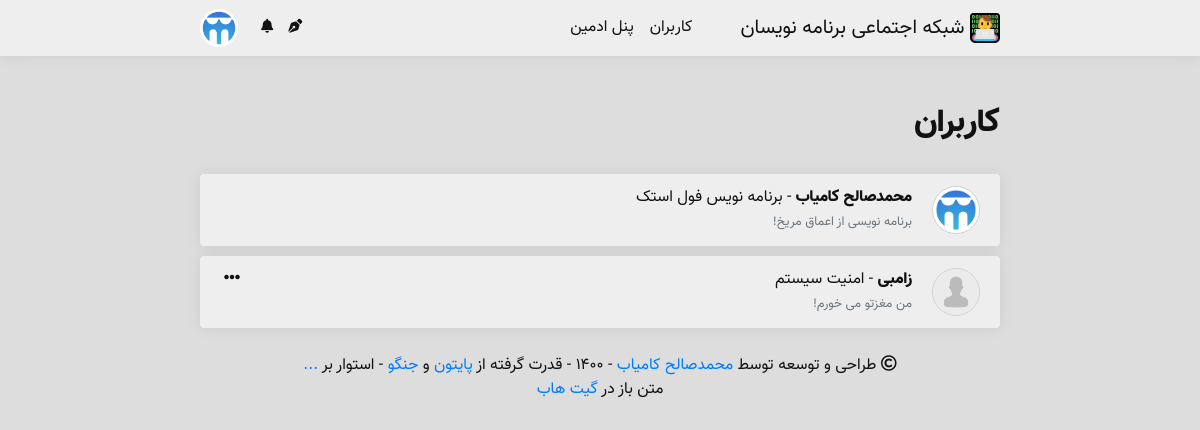
The app's page /user/all/?page=1/ (signed in), older data.
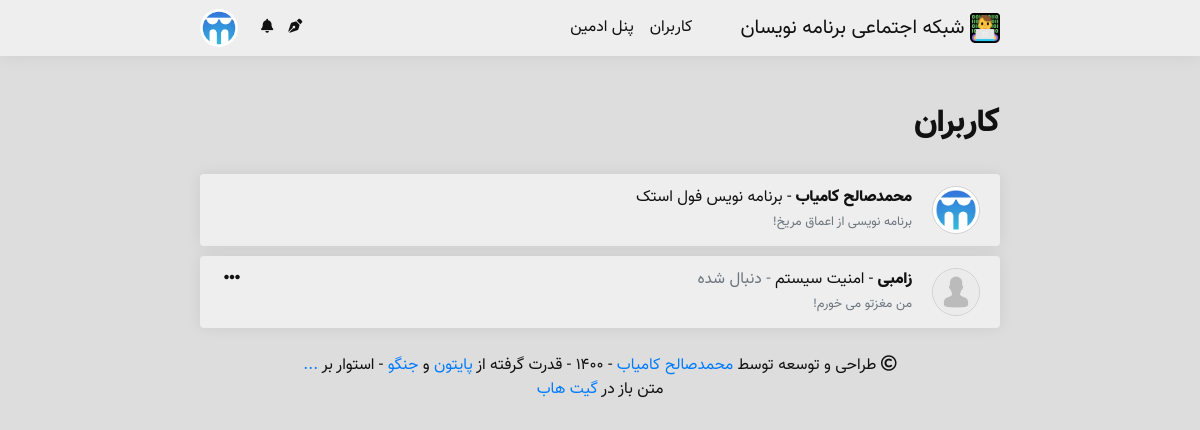
The same page, newer data.
### main/models.py (models this page shows, shortened)
class Person(models.Model):
    YEARS = []
    for year in range(1330, 1395):
        YEARS.append((str(year), str(year)),)
    YEARS = tuple(YEARS)
    username = models.CharField(max_length = 50, verbose_name = 'نام کاربری')
    avatar = models.ImageField(upload_to = 'avatars/', blank = True, verbose_name = 'آواتار')
    name = models.CharField(max_length = 50, verbose_name = 'نام')
    public_email = models.CharField(max_length = 100, null = True, blank = True, verbose_name = 'پست الکترونیک')
    mobile = models.CharField(max_length = 11, null = True, blank = True, verbose_name = 'شماره تماس')
    description = models.CharField(max_length = 200, null = True, blank = True, verbose_name = 'توضیحات')
    year_of_born = models.CharField(max_length = 4, choices = YEARS, null = True, blank = True, verbose_name = 'سال تولد')
    gender = models.CharField(max_length = 10, null = True, blank = True, verbose_name = 'جنسیت')
    join_time = jmodels.jDateTimeField(default = timezone.now, verbose_name = 'زمان عضویت')
    work = models.CharField(max_length = 50, null = True, blank = True, verbose_name = 'تخصص')
    skills = models.ManyToManyField('Skill', blank = True, verbose_name = 'مهارت‌ها')
    rezome = models.TextField(null = True, blank = True, default = '', verbose_name = 'رزومه')
    likes = models.ManyToManyField('Post', blank = True, verbose_name = 'لایک‌ها')
    viewed_posts = models.ManyToManyField('Post', related_name = 'views_post', blank = True, verbose_name = 'مطالب مشاهده شده')
    following = models.ManyToManyField('Person', blank = True, verbose_name = 'دنبال شوندگان')
    len_following = models.CharField(max_length = 10, default = 0, verbose_name = 'تعداد دنبال شوندگان')
    followers = models.ManyToManyField('Person', related_name = 'folllowers', blank = True, verbose_name = 'دنبال کنندگان')
    len_followers = models.CharField(max_length = 10, default = 0, verbose_name = 'تعداد دنبال کنندگان')
    github = models.URLField(null = True, blank = True, verbose_name = 'گیت‌هاب')
    gitlab = models.URLField(null = True, blank = True, verbose_name = 'گیت‌لب')
    stackowerflow = models.URLField(null = True, blank = True, verbose_name = 'استک اورفلو')
    linkedin = models.URLField(null = True, blank = True, verbose_name = 'لینکدین')
    dev = models.URLField(null = True, blank = True, verbose_name = 'جامعه دِو')
    website = models.URLField(null = True, blank = True, verbose_name = 'وبسایت')
    class Meta:
        verbose_name = 'فرد'
        verbose_name_plural = 'افراد'

### persons/views.py (the view)
# urls.py: path('all/?page=<int:page>/', views.all_persons, name = 'all_persons'),
def all_persons(request, page):
    if request.user.is_authenticated:
        try:
            user = Person.objects.get(username = request.user.username)
        except:
            user = Person(username = request.user.username, name = request.user.first_name)
            user.save()
    else:
        user = None
    persons = Person.objects.all() # Get all persons
    paginate = Paginator(persons, 3)
    context = {
        'persons': paginate.page(page),
        'current_url': str('/user/all/%3Fpage=1/').replace('/', '%2F'),
    }
    mskf.add_notification_availability_to_context(request, context)
    mskf.add_authenticated_user_to_context(request, context)
    return render(request, 'person/list.html', context)

### main/functions.py (called while the page is built)
    def add_notification_availability_to_context(request, context):
        if request.user.is_authenticated:
            person = Person.objects.get(username=request.user.username)
            notification = Notification.objects.filter(
                givver=person,
                done=False)
            new_notif = False
            if len(notification) > 0:
                new_notif = True
            context['new_notif'] = new_notif
            context['notif_len'] = len(notification)

    def add_authenticated_user_to_context(request, context):
        if request.user.is_authenticated:
            authenticated_user = Person.objects.get(username=request.user.username)
            context['authenticated_user'] = authenticated_user

### media/template/person/list.html (shortened to what this page needs)
{% extends 'main.html' %}
{% load static %}
{% block body %}
<h2>کاربران</h2><br/>
<ul class="infinite-container" style="list-style-type: none; padding-right: 0px;">
    {% for person in persons.object_list %}
        <li class="infinite-item">
            <div class="body  border-gray">
                {% if user.is_authenticated %}
                    {% if authenticated_user != person %}
                        <div class="dropdown">
                            <a class="text-muted" type="button">
                                <p class="options"><i class="options fas fa-ellipsis-h"></i></p>
                            </a>
                        </div>
                    {% endif %}
                {% endif %}
                <div style="display: table;">
                    <div style="display: inline-block;">
                        <a href="{% url 'person:profile_detail' person.username %}">
                            {% if person.avatar.url != None %}
                                <img class="avatar border-gray " src="{{ person.avatar.url }}" width="48px" height="48px" class=" border-gray" style="border-style: solid; border-width: 1px;">
                            {% else %}
                                <img class="avatar  border-gray" type="button" src="/media/avatars/default_avatar.png/" width="48px" height="48px" style="border-style: solid; border-width: 1px;">
                            {% endif %}
                        </a>
                    </div>
                    <div style="display: table-cell; vertical-align: middle; padding-right: 20px;">
                        <p style="margin-bottom: 0px;">
                            <a class="person-name" href="{% url 'person:profile_detail' person.username %}">
                                {{ person.name }}
                            </a>
                            {% if person.work != None %}
                                - {{ person.work }}
                            {% endif %}
                            {% if person in authenticated_user.following.all %}
                                <i class="text-muted" style="font-style: normal;"> - دنبال شده</i>
                            {% endif %}
                        </p>
                        {% if person.description != None %}
                            <small class="text-muted">{{ person.description }}</small>
                        {% endif %}
                    </div>
                </div>
            </div>
        </li>
    {% endfor %}
</ul>
{% endblock %}

### media/template/main.html (shortened to what this page needs)
{% load static %}
<!DOCTYPE html>
<html lang="fa" dir="rtl">
<head>
    <link rel="stylesheet" href="{% static 'css/bootstrap.min.css' %}">
    <link rel="stylesheet" href="{% static 'css/style.css' %}" />
    <link rel="stylesheet" href="{% static 'css/fontawesome.min.css' %}">
    <link rel="stylesheet" href="{% static 'css/animate.min.css' %}" />
    <link rel="stylesheet" href="{% static 'css/dracula.css' %}" />
</head>
<body>
    {% include 'partials/navigation.html' %}
    <div class="wrp">
        {% block body %}{% endblock %}
        {% include 'partials/footer.html' %}
        <br />
    </div>
</body>
</html>

### media/template/partials/navigation.html (shortened to what this page needs)
{% load static %}
<nav class="navbar navbar-expand-lg navbar-light  border-gray">
    <div class="wrp">
    <a class="navbar-brand" href="{% url 'index' %}">
        <img src="{% static 'img/programmers-social_logo.svg' %}" width="30" height="30" class="programmers-social_logo d-inline-block align-top" alt="شبکه اجتماعی برنامه نویسان" loading="lazy">
        شبکه اجتماعی برنامه نویسان
    </a>
    <div class="collapse navbar-collapse" id="navbarText">
        <ul class="navbar-nav mr-auto">
            <li class="nav-item">
                <a class="nav-link" href="{% url 'person:all_persons' 1 %}">کاربران</a>
            </li>
            {% if perms.admin %}
                <li class="nav-item">
                    <a class="nav-link" href="/admin/">پنل ادمین</a>
                </li>
            {% endif %}
        </ul>
    </div>
    <form class="form-inline">
        {% if user.is_authenticated %}
        <div class="tooltip" style="margin-left: 15px;">
            <a class="notification my-2" href="{% url 'person:post:new_post' %}"><i class="fas fa-pen-nib"></i></a>
        </div>
            <a href="{% url 'person:profile_detail' user.username %}">
                {% if new_notif %}
                    <div class="tooltip" style="margin-left: 15px;">
                        <a class="notification" href="{% url 'person:new_notifications' %}"><i class="fas fa-bell animated infinite flash"></i></a>
                        <span class="tooltiptext">{{ notif_len }} پیام جدید!</span>
                    </div>
                {% else %}
                    <div class="tooltip" style="margin-left: 15px;">
                        <a class="notification" href="{% url 'person:all_notifications' 1 %}"><i class="fas fa-bell"></i></a>
                    </div>
                {% endif %}
            </a>
            <div class="dropdown">
                <a>
                    {% if authenticated_user.avatar.url != None %}
                        <img class="avatar mr-sm-2" type="button" src="{{ authenticated_user.avatar.url }}" width="38px" height="38px">
                    {% else %}
                        <img class="avatar mr-sm-2" type="button" src="/media/avatars/default_avatar.png/" width="38px" height="38px">
                    {% endif %}
                </a>
            </div>
        {% endif %}
    </form></div>
</nav>
<br/><br/>

### media/template/partials/footer.html
<footer style="text-align: center; padding-top: 10px;">
    <p>
        <i class="far fa-copyright"></i> طراحی و توسعه توسط <a href="{% url 'person:profile_detail' 'mskf1383' %}">محمدصالح کامیاب</a>
         - ۱۴۰۰ - قدرت گرفته از <a href="https://www.python.org/" target="_blank">پایتون</a>
         و <a href="https://www.djangoproject.com/" target="_blank">جنگو</a>
         - استوار بر <a href="#" target="_blank">...</a>
        <br/>
        متن باز در <a href="https://github.com/mskf1383/Programmers-Social" target="_blank">گیت هاب</a>
    </p>
</footer>

### media/static/css/style.css (style rules this page uses)
:root { --primary: #791FFF; --primary-hover: #5115aa; --primary-shadow: #791FFF50; --dark: #111; --body-background: #ddd; --light: #eee; --light-hover: #fff; --border-color: rgba(0, 0, 0, 0.125); }
body { font-family: Vazir FD; text-align: right; background: var(--body-background); color: var(--dark) }
h1, h2, h3, h4, h5, h6 { font-family: Vazir Black FD; font-weight: 900; }
.wrp { margin: auto; width: 800px; display: inherit; }
.body { border-radius: .25rem; padding: .75rem 1.25rem; background-color: var(--light); box-shadow: 0 0 1rem 0 rgba(0, 0, 0, .075); width: 100%; margin-bottom: 10px; }
.body img { max-width: 100%; border-radius: .25rem; margin-top: .75rem; margin-bottom: .75rem; }
a, p, img, h1, h2, h3, h4, h5, h6 { transition: .3s; color: var(--dark); text-decoration: none !important; }
a { color: #007bff; }
.person-name { font-family: Vazir Black FD; font-weight: 900; text-decoration: none; color: var(--dark); }
.avatar { max-width: unset !important; border-radius: 100% !important; margin-top: 0 !important; margin-bottom: 0 !important; }
.options { margin-bottom: 0; padding-left: 2px; padding-right: 5px; }
.navbar-brand { margin-right: 0; }
.mr-auto, .mx-auto { margin-left: auto !important; margin-right: 0 !important; }
.navbar { position: sticky; top: 0; z-index: 999; border-bottom: 1px solid rgba(0, 0, 0, .125); background-color: var(--light); color: var(--dark); box-shadow: 0 0 1rem 0 rgba(0, 0, 0, .075); }
.navbar-light .navbar-brand { color: var(--dark); }
.navbar-light .navbar-nav .nav-link { color: var(--dark); }
.notification { color: var(--dark); }
.border-gray { border-color: var(--border-color); border-width: 0; }
@media (min-width: 924px) { .navbar-expand-lg .navbar-collapse { display: -ms-flexbox!important; display: flex!important; -ms-flex-preferred-size: auto; flex-basis: auto; } }
@media (min-width: 924px) { .navbar-expand-lg .navbar-nav { -ms-flex-direction: row; flex-direction: row; } }
@media (min-width: 924px) { .navbar-expand-lg .navbar-nav .nav-link { padding-right: .5rem; padding-left: .5rem; } }
.dropdown { position: relative; float: left; direction: ltr; }
.tooltip { position: relative; display: inline-block; opacity: 1; z-index: 1; }

Row changes from the older to the newer data that the page shows:
changed Person "زامبی": now shows "- دنبال شده"
